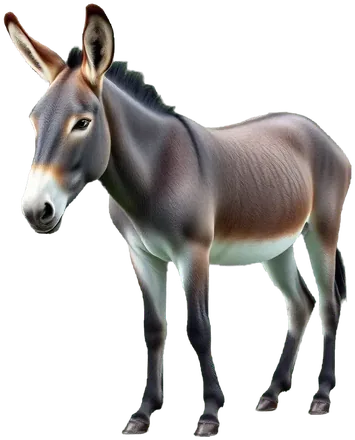
#> input picture geluidenspel/src/real/dieren/ezel.webp, 355 x 440 px; its folder holds 3 pictures in this run
$ python sheet.py
#> lines starting #> are read from the running program, lines starting #| are printed output that depends on the picture
"""Overzichtsblad van alle foto's tot nu toe: python3 sheet.py out.png"""
import sys, os, json
from PIL import Image, ImageDraw, ImageFont
NAMES = {}
for t in sorted(os.listdir("real")):
    if os.path.isdir("real/"+t):
        for f in sorted(os.listdir("real/"+t)):
            if f.endswith(".webp") and f != "bg.webp":
                NAMES[(t, f[:-5])] = f[:-5].capitalize()
#> pass 2 of the loop `for t in sorted(os.listdir("real")):`:
items = list(NAMES.items())
cell=(360,400); cols=4; rows=(len(items)+cols-1)//cols
W,H=cols*cell[0]+40, rows*cell[1]+130
c=Image.new("RGB",(W,H),(246,241,230)); d=ImageDraw.Draw(c)
#> after `c = Image.new('RGB', (W, H), (246, 241, 230))`:
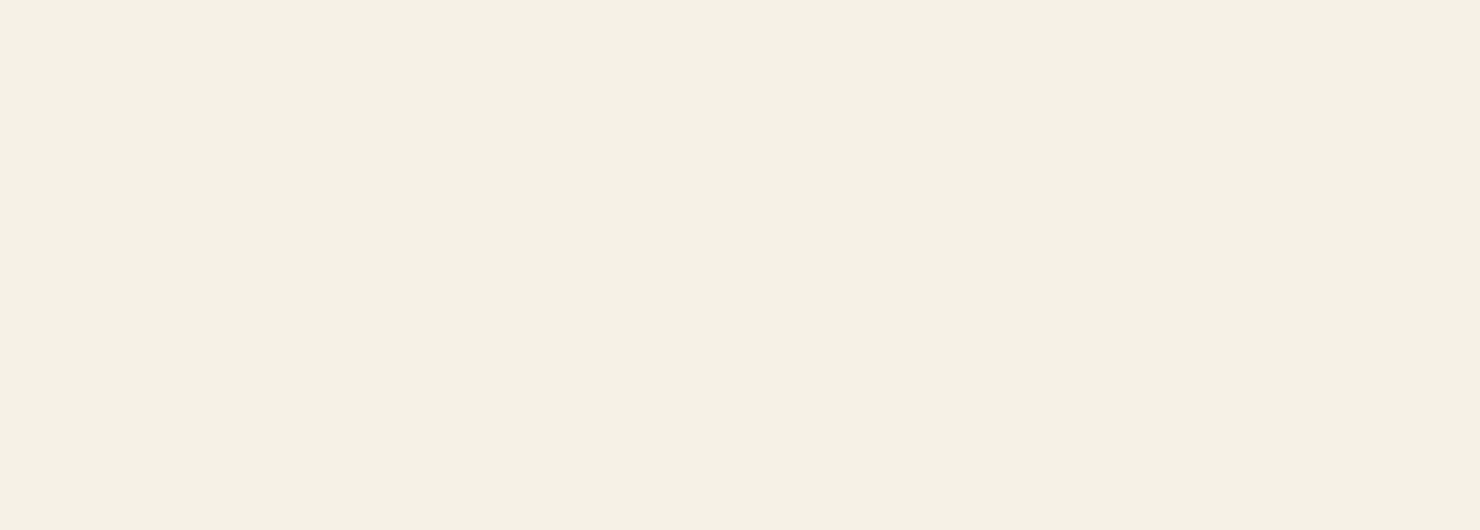
#> c: PIL image 1480x530 RGB; mean R, G, B 246, 241, 230
F="/usr/share/fonts/truetype/dejavu/DejaVuSans-Bold.ttf"
font=ImageFont.truetype(F,34); tfont=ImageFont.truetype(F,42)
d.text((W//2,52),"Geluidenspel – echte foto's (%d)" % len(items),fill=(61,44,78),font=tfont,anchor="mm")
for i,((t,k),n) in enumerate(items):
    x0=20+(i%cols)*cell[0]; y0=100+(i//cols)*cell[1]
    d.rounded_rectangle((x0+10,y0+10,x0+cell[0]-10,y0+cell[1]-10),28,fill=(255,255,255))
    im=Image.open(f"real/{t}/{k}.webp").convert("RGBA"); im.thumbnail((300,300))
#> further down, im is the input picture: PIL image 355x440 RGBA; mean R, G, B, A 54.6, 52.3, 50.6, 102
#> after `im.thumbnail((300, 300))`:
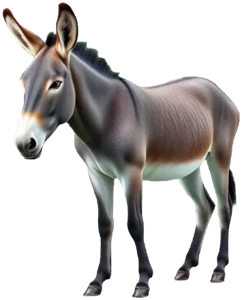
#> im: PIL image 242x300 RGBA; mean R, G, B, A 46, 43.6, 42.1, 102; transparent parts drawn white
    c.paste(im,(x0+(cell[0]-im.size[0])//2, y0+20+(300-im.size[1])//2), im)
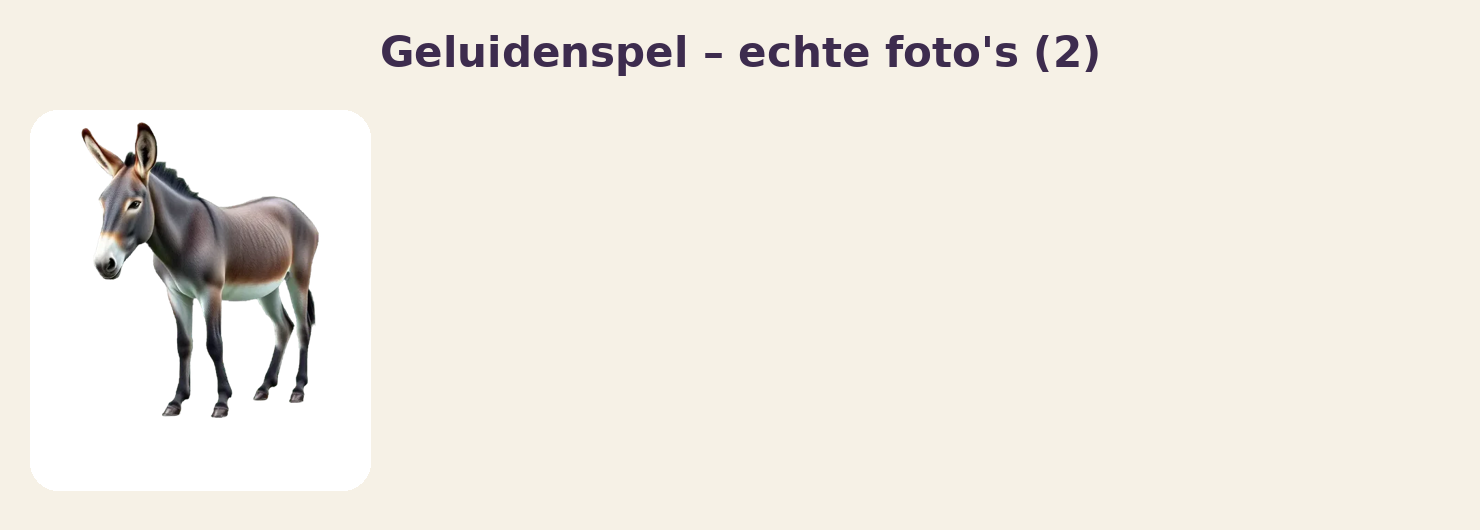
#> c: PIL image 1480x530 RGB; mean R, G, B 240, 235.4, 226.6
    d.text((x0+cell[0]//2,y0+cell[1]-45),n,fill=(61,44,78),font=font,anchor="mm")
#> pass 2 of the loop `for i,((t,k),n) in enumerate(items):`:
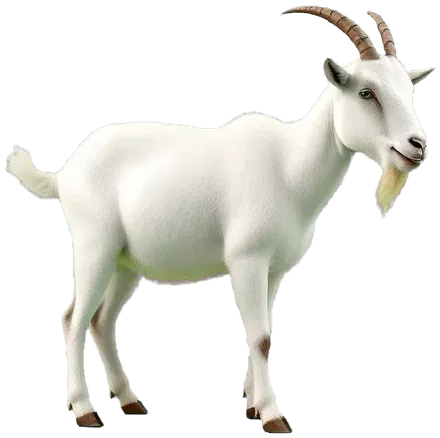
#> input picture geluidenspel/src/real/dieren/geit.webp, 440 x 438 px
#> im is the input picture: PIL image 440x438 RGBA; mean R, G, B, A 80.2, 79.4, 74.4, 85.7
#> im: PIL image 300x299 RGBA
#> `c.paste(im,(x0+(cell[0]-im.size[0])//2, y0+20+(300-im.size[1])//2), im)`:
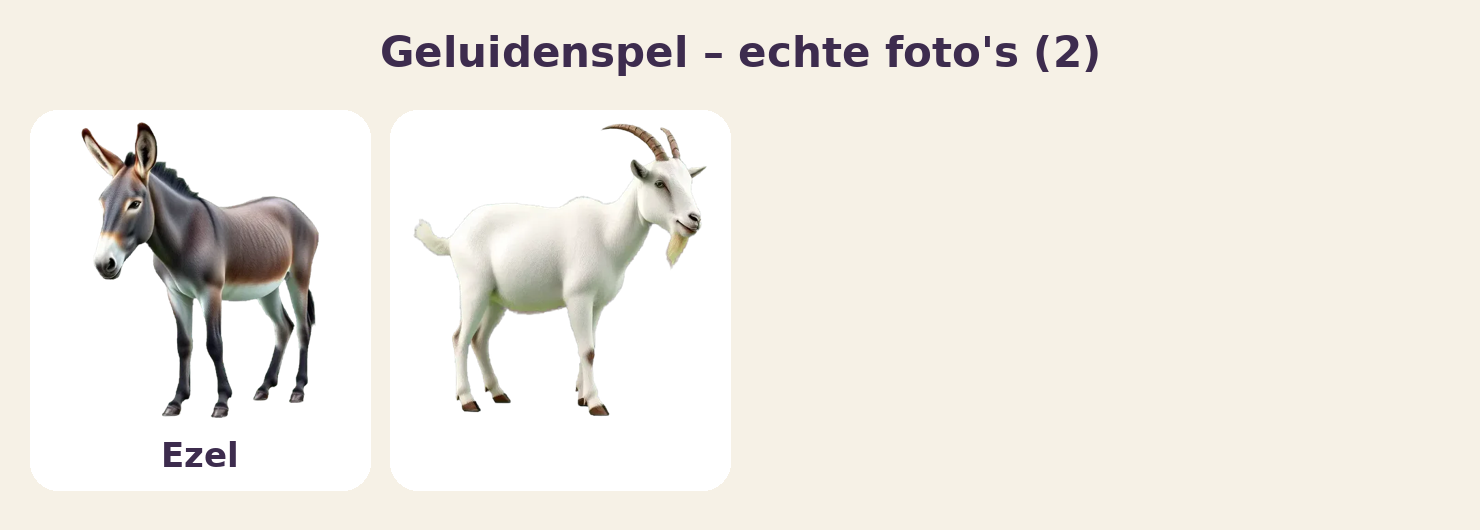
#> c: PIL image 1480x530 RGB; mean R, G, B 239.1, 235.3, 227.8
c.save(sys.argv[1] if len(sys.argv)>1 else "fotos_tot_nu.png")
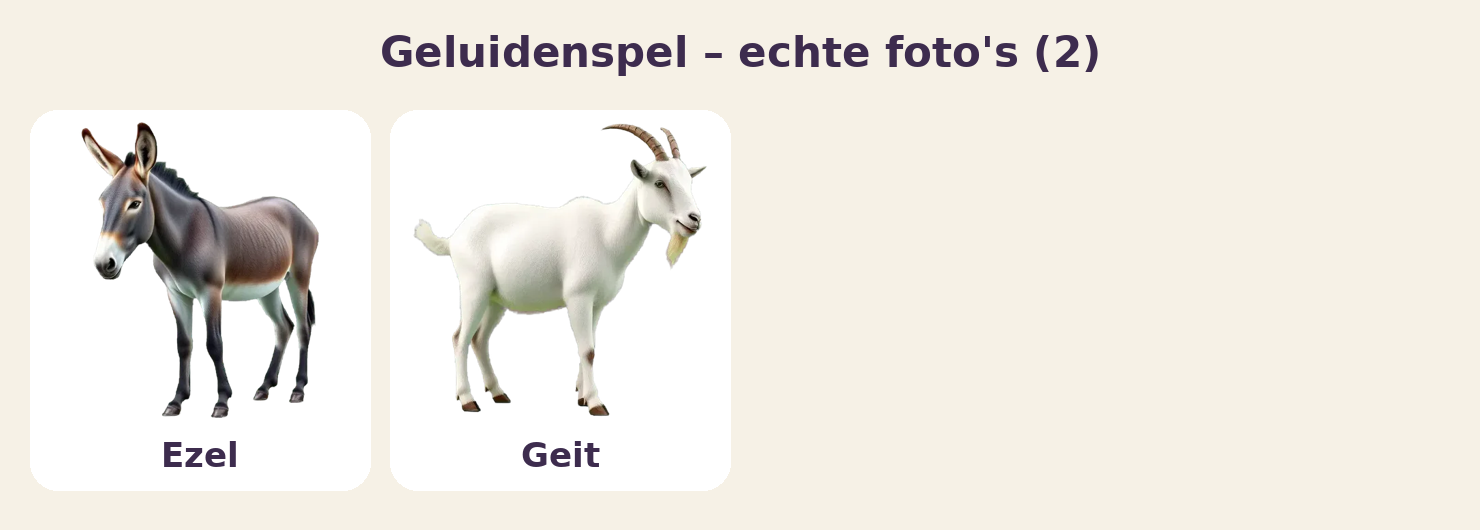
#> saved as fotos_tot_nu.png: PIL image 1480x530 RGB; mean R, G, B 238.9, 235, 227.6
